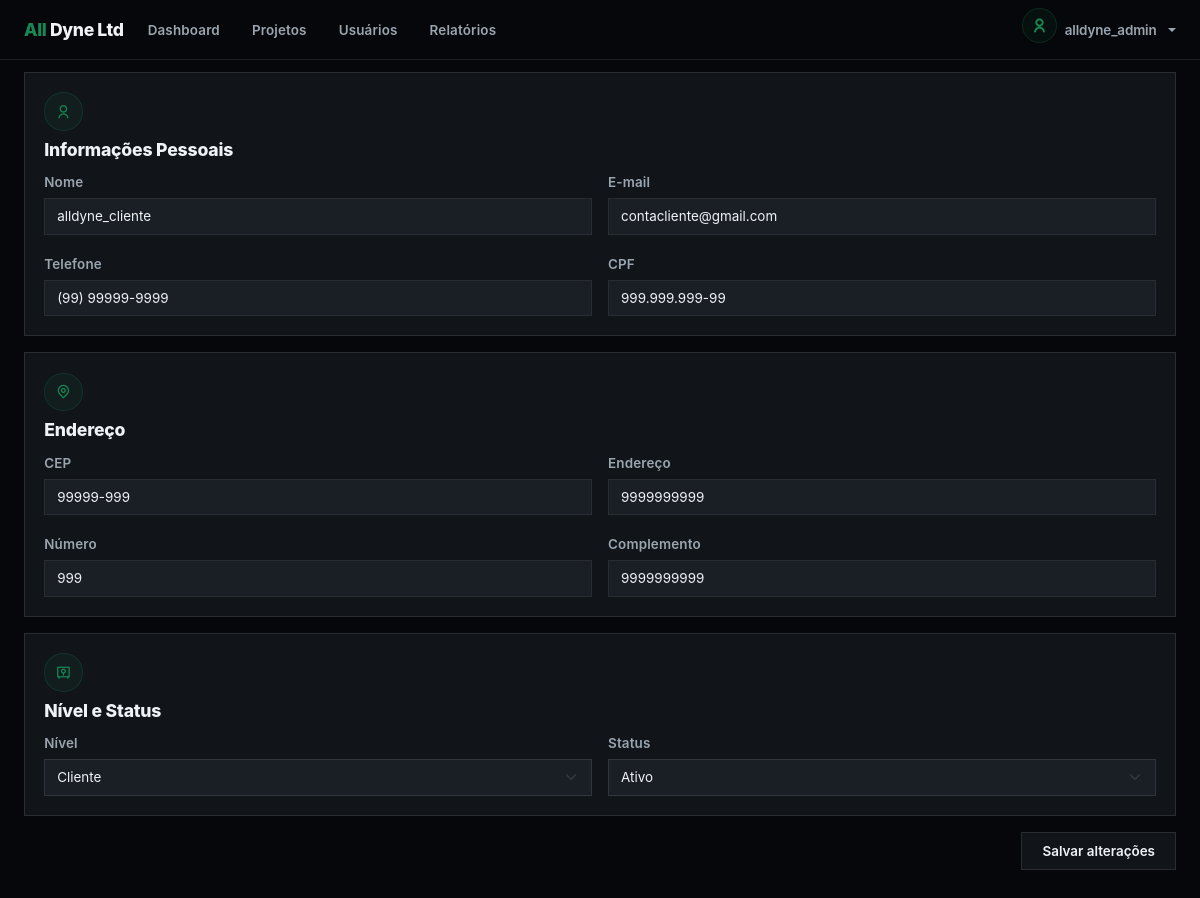
/dashboard/user-edit.php?id=2 (signed in), run on the app's committed database.
### tables this page shows
CREATE TABLE `users` (
  `id` int(11) NOT NULL,
  `name` varchar(100) NOT NULL,
  `email` varchar(150) NOT NULL,
  `password` varchar(255) NOT NULL,
  `phone` varchar(15) NOT NULL,
  `cpf` varchar(14) NOT NULL,
  `cep` varchar(9) NOT NULL,
  `address` varchar(150) NOT NULL,
  `address_number` varchar(10) NOT NULL,
  `address_complement` varchar(100) DEFAULT NULL,
  `role` enum('Cliente','Admin') NOT NULL DEFAULT 'Cliente',
  `status` enum('Ativo','Inativo') NOT NULL DEFAULT 'Ativo',
  `date_register` date NOT NULL DEFAULT current_timestamp(),
  `reset_token` varchar(64) DEFAULT NULL,
  `reset_token_expires` datetime DEFAULT NULL
);

### app/config/config.php (called while the page is built, shortened)
<?php
function e(?string $value): string
{
    return htmlspecialchars($value ?? '', ENT_QUOTES, 'UTF-8');
}
?>

### dashboard/user-edit.php (the view, shortened to what this page needs)
<?php
require_once __DIR__ . '/../app/config/config.php';
require_once BASE_PATH . '/app/middleware/admin.php';
$id = $_GET['id'] ?? '';
if (!empty($id)) {
    $stmt = mysqli_prepare($conn, "SELECT * FROM users WHERE id = ?");
    mysqli_stmt_bind_param($stmt, "i", $id);
    mysqli_stmt_execute($stmt);
    $result = mysqli_stmt_get_result($stmt);
    $user = mysqli_fetch_assoc($result);
} else {
    header("Location: " . BASE_URL . '/dashboard/index.php');
    exit;
}
$name = $user['name'];
$email = $user['email'];
$phone = $user['phone'];
$cpf = $user['cpf'];
$cep = $user['cep'];
$address = $user['address'];
$address_number = $user['address_number'];
$address_complement = $user['address_complement'];
$role = $user['role'];
$status = $user['status'];
require_once BASE_PATH . '/components/layout/head.php';
require_once BASE_PATH . '/components/layout/header.php';
?>
<div class="custom-main-container min-vh-100 section-spacer">
    <div class="row g-3">
        <div class="col-12">
            <form name="filter-form" action="<?= BASE_URL ?>app/controllers/user-controller.php" method="POST">
                <div class="d-flex flex-column gap-3">
                    <div class="card no-hover">
                        <div class="card-body">
                            <div class="form-content">
                                <div class="form-header">
                                    <div class="icon-box"><i class="ri-user-line"></i></div>
                                    <h3 class="form-title">Informações Pessoais</h3>
                                </div>
                                <div class="form-body row g-3">
                                    <div class="form-field col-6">
                                        <label for="name">Nome</label>
                                        <input class="form-control" name="name" id="name"
                                            value="<?= e($name) ?>" placeholder="Ex: Rogério..."
                                            type="text" minlength="3" maxlength="100" required />
                                    </div>
                                    <div class="form-field col-6">
                                        <label for="email">E-mail</label>
                                        <input class="form-control" name="email" id="email"
                                            value="<?= e($email) ?>" placeholder="nome@exemplo.com"
                                            type="email" maxlength="255" required />
                                    </div>
                                    <div class="form-field col-6">
                                        <label for="phone">Telefone</label>
                                        <input class="form-control" name="phone" id="phone"
                                            value="<?= e($phone) ?>" placeholder="(00) 00000-0000"
                                            type="text" minlength="15" maxlength="15" required />
                                    </div>
                                    <div class="form-field col-6">
                                        <label for="cpf">CPF</label>
                                        <input class="form-control" name="cpf" id="cpf"
                                            value="<?= e($cpf) ?>" placeholder="000.000.000-00"
                                            type="text" minlength="14" maxlength="14" required />
                                    </div>
                                </div>
                            </div>
                        </div>
                    </div>
                    <div class="card no-hover">
                        <div class="card-body">
                            <div class="form-content">
                                <div class="form-header">
                                    <div class="icon-box"><i class="ri-map-pin-line"></i></div>
                                    <h3 class="form-title">Endereço</h3>
                                </div>
                                <div class="form-body row g-3">
                                    <div class="form-field col-6">
                                        <label for="cep">CEP</label>
                                        <input class="form-control" name="cep" id="cep"
                                            value="<?= e($cep) ?>" placeholder="00000-000" type="text"
                                            minlength="9" maxlength="9" required />
                                    </div>
                                    <div class="form-field col-6">
                                        <label for="address">Endereço</label>
                                        <input class="form-control" name="address" id="address"
                                            value="<?= e($address) ?>" placeholder="Rua, Avenida..."
                                            type="text" minlength="5" maxlength="150" required />
                                    </div>
                                    <div class="form-field col-6">
                                        <label for="address_number">Número</label>
                                        <input class="form-control" name="address_number" id="address_number"
                                            value="<?= e($address_number) ?>" placeholder="123"
                                            type="text" maxlength="10" required />
                                    </div>
                                    <div class="form-field col-6">
                                        <label for="address_complement">Complemento</label>
                                        <input class="form-control" name="address_complement" id="address_complement"
                                            value="<?= e($address_complement) ?>"
                                            placeholder="Apt, Bloco..." type="text" maxlength="100" />
                                    </div>
                                </div>
                            </div>
                        </div>
                    </div>
                    <div class="card no-hover">
                        <div class="card-body">
                            <div class="form-content">
                                <div class="form-header">
                                    <div class="icon-box"><i class="ri-safe-line"></i></div>
                                    <h3 class="form-title">Nível e Status</h3>
                                </div>
                                <div class="form-body row g-3">
                                    <div class="form-field col-6">
                                        <label for="role">Nível</label>
                                        <select class="form-select" name="role" id="role" placeholder="Nível" autocomplete="off">
                                            <option value="Cliente" <?= ($role == 'Cliente') ? 'selected' : '' ?>>Cliente</option>
                                        </select>
                                    </div>
                                    <div class="form-field col-6">
                                        <label for="status">Status</label>
                                        <select class="form-select" name="status" id="status" placeholder="Status" autocomplete="off">
                                            <option value="Ativo" <?= ($status == 'Ativo') ? 'selected' : '' ?>>Ativo</option>
                                        </select>
                                    </div>
                                </div>
                            </div>
                        </div>
                    </div>
                    <div class="d-flex w-100 justify-content-end p-0">
                        <button type="submit" class="btn secondary">Salvar Alterações</button>
                    </div>
                </div>
            </form>
        </div>
    </div>
</div>
<?php require_once BASE_PATH . '/components/layout/scripts.php'; ?>

### assets/css/index.css (style rules this page uses)
* { padding: 0; margin: 0; box-sizing: border-box; list-style: none; }
:root { --color-primary: #198754; --color-primary-border: #19875433; --color-primary-background: #19875414; --color-background: #05070a; --color-card: #11151a; --color-border: #ffffff1a; --color-input: #1a1f26; --color-title: #f0f3f6; --color-text: #9ba5b0; --color-warning: #f5b041; --color-warning-border: #62461f; --color-warning-background: #4a3514; --color-danger: #e74c3c; --color-danger-border: #63261f; --color-danger-background: #4c1c17; --neon-shadow: 0 0 6px rgba(25, 135, 84, 0.25), 0 0 18px rgba(25, 135, 84, 0.12); --font-size-xxl: clamp(2rem, 4vw + 1rem, 3.2rem); --font-size-xl: clamp(1.4rem, 2.2vw + 1rem, 2.1rem); --font-size-lg: 1.1rem; --font-size-md: 0.95rem; --font-size-sm: 0.84rem; --font-weight-bold: 800; --font-weight-semibold: 600; --font-weight-regular: 400; }
html { scroll-behavior: smooth; }
body { overflow-x: hidden; background-color: var(--color-background); color: var(--color-text); font-family: "Inter", sans-serif !important; font-size: var(--font-size-md); font-weight: var(--font-weight-regular); line-height: 1.65; letter-spacing: 0.01em; -webkit-font-smoothing: antialiased; }
h1, h2, h3, h4, h5, h6, span { color: var(--color-title); letter-spacing: -0.01em; }
.custom-main-container, .custom-main-container-fluid { width: 100%; margin-inline: auto; padding-inline: 1.5rem; }
.custom-main-container { max-width: 1200px; }
.section-spacer { padding-top: 72px; padding-bottom: 72px; }
.icon-box { flex-shrink: 0; width: 2.4rem !important; height: 2.4rem !important; display: flex; justify-content: center; align-items: center; background: var(--color-primary-background); color: var(--color-primary); font-size: 0.95rem; border: 1px solid var(--color-primary-border); margin-bottom: 0.5rem; border-radius: 50%; }
.card { background: var(--color-card) !important; border: 1px solid var(--color-border) !important; border-radius: 0 !important; color: var(--color-text); transition: 0.2s ease; }
.card .card-body { position: relative; padding: 1.2rem; }
.card, .table-container, .projects-list { scrollbar-width: none; -ms-overflow-style: none; }
.btn.secondary { background: var(--color-card); border: 1px solid var(--color-border); border-radius: 0; padding: 0.5rem 1.25rem; font-size: var(--font-size-sm); font-weight: var(--font-weight-semibold); color: var(--color-title); transition: 0.2s ease; }
form { color: var(--color-text); }
.form-title { color: var(--color-title); font-size: var(--font-size-lg); font-weight: var(--font-weight-bold); margin-bottom: 0.6rem; }
form label { font-size: var(--font-size-sm); color: var(--color-text); font-weight: var(--font-weight-semibold); margin-bottom: 0.3rem; }
form .form-field { position: relative; }
form .form-control, form .form-select { background-color: var(--color-input) !important; border: 1px solid var(--color-border) !important; color: var(--color-title) !important; border-radius: 0 !important; padding: 0.45rem 0.75rem !important; font-size: var(--font-size-sm) !important; transition: border-color 0.2s ease; }
form .form-control::placeholder { color: var(--color-text); opacity: 0.6; }
.form-field input[type="password"], .form-field input[type="text"] { padding-right: 2rem !important; }
.btn, .nav-item a, .card-title { text-transform: lowercase !important; }
.btn::first-letter, .nav-item a::first-letter, .card-title::first-letter { text-transform: uppercase !important; }

### data on the page
users: name "alldyne_cliente", email "contacliente@gmail.com", phone "(99) 99999-9999", cpf "999.999.999-99", cep "99999-999", address "9999999999", address_number "999", address_complement "9999999999", role "Cliente", status "Ativo"

### other printed values
$_SESSION['name'] "alldyne_admin"
